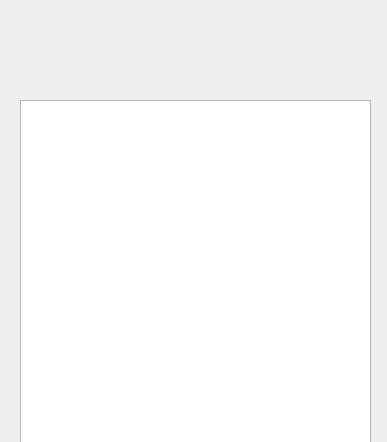
<?xml version="1.0" encoding="UTF-8"?>
<ui version="4.0">
 <class>GhdForms</class>
 <widget class="QWidget" name="GhdForms">
  <property name="geometry">
   <rect>
    <x>0</x>
    <y>0</y>
    <width>387</width>
    <height>442</height>
   </rect>
  </property>
  <property name="windowTitle">
   <string>Form</string>
  </property>
  <property name="styleSheet">
   <string notr="true">QWidget{border-image: url(:/image/ghd.jpg);}
QListWidget{border-image: none;}</string>
  </property>
  <widget class="QListWidget" name="listWidget">
   <property name="geometry">
    <rect>
     <x>20</x>
     <y>100</y>
     <width>351</width>
     <height>351</height>
    </rect>
   </property>
  </widget>
 </widget>
 <resources/>
 <connections/>
</ui>
